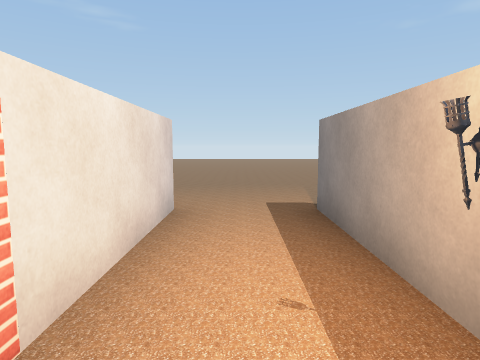
view 1 (above)

16 first-person views from a walk through a scene from a Unity 3-D project. The camera is 1.4 m above the floor, tilts 6° down and sees 75° across. Doors are open. The floor is counted in squares, 2 m on a side. Each view is taken from the middle of a square. On the plan, view 1 faces up. The plan holds only what a view shows up to about 10 squares ahead; the rest is blank. The place goes on beyond the plan. The player is left out. Some surface patterns are stand-ins.

view 2
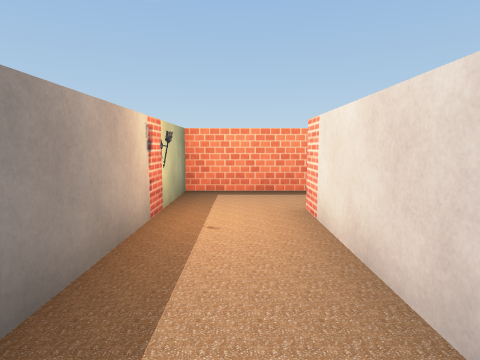

view 3
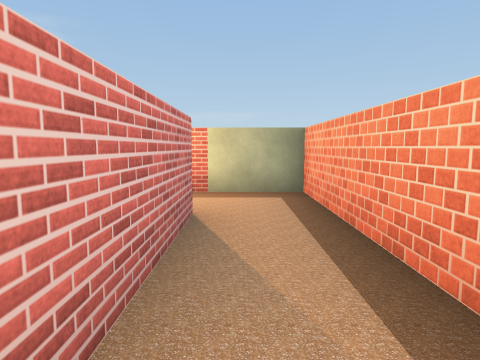

view 4
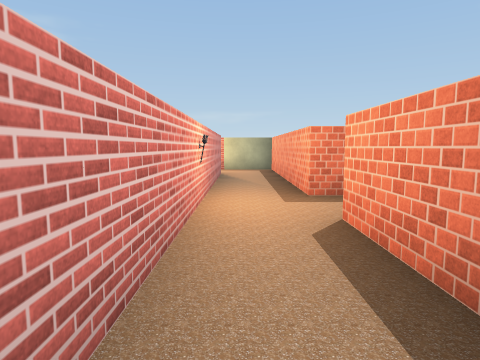

view 5
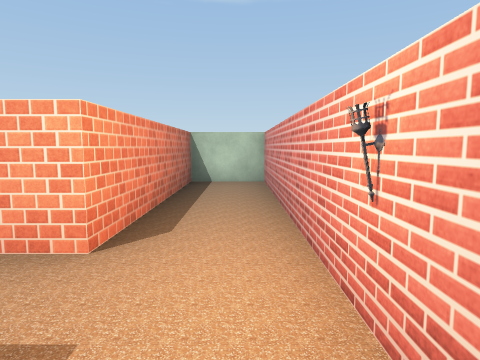

view 6
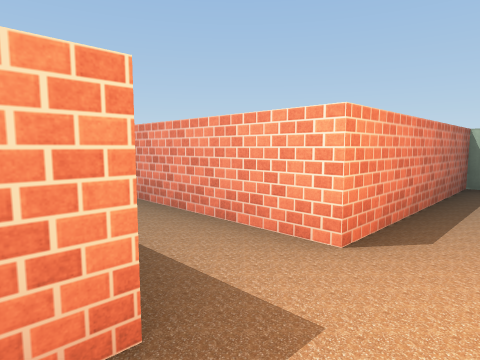

view 7
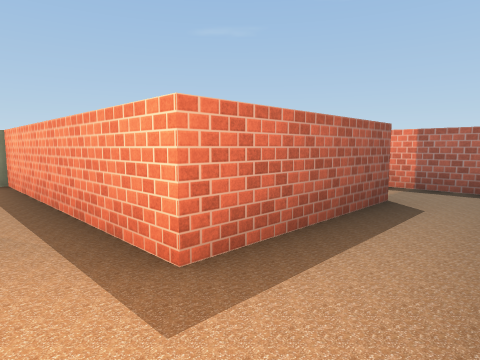

view 8
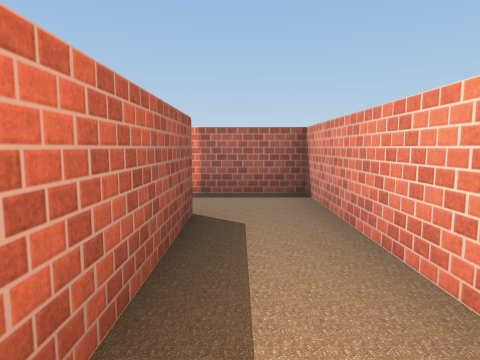

view 9
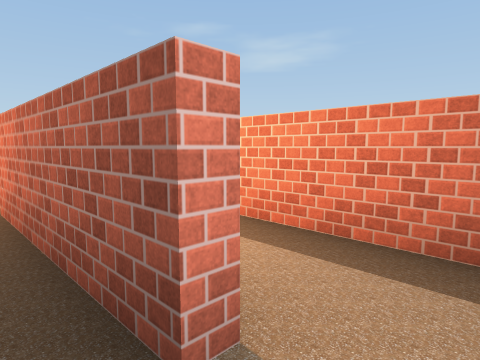

view 10
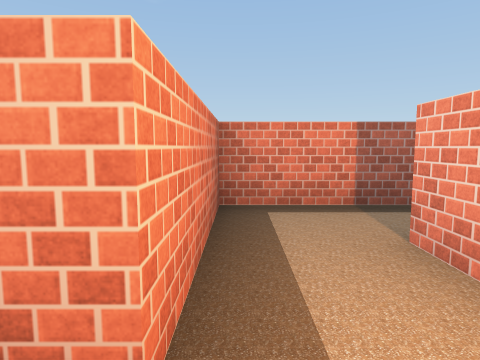

view 11
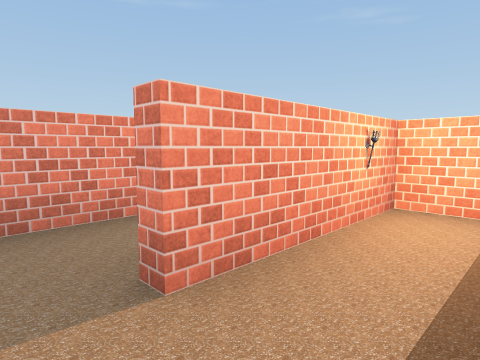

view 12
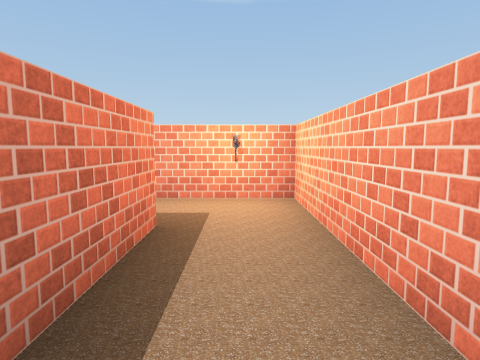

view 13
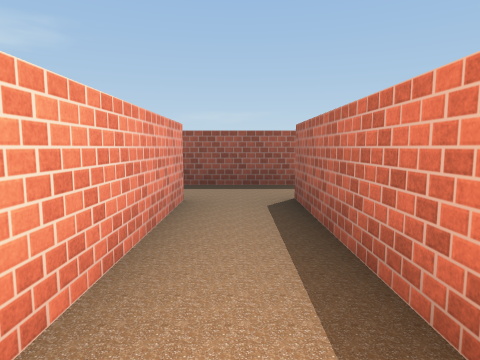

view 14
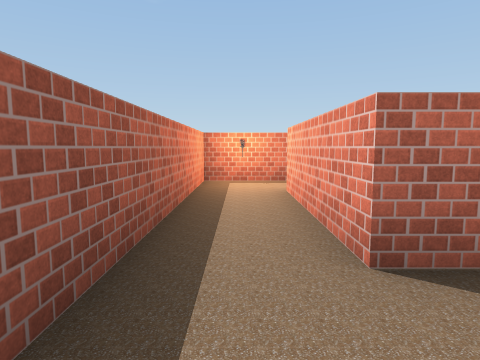

view 15
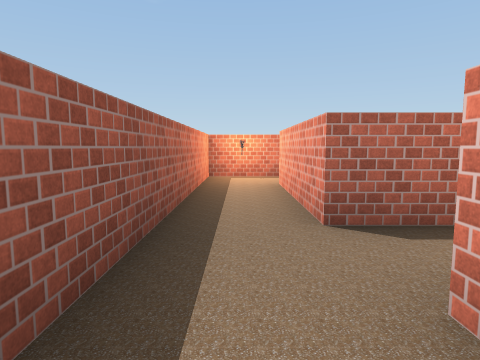

view 16
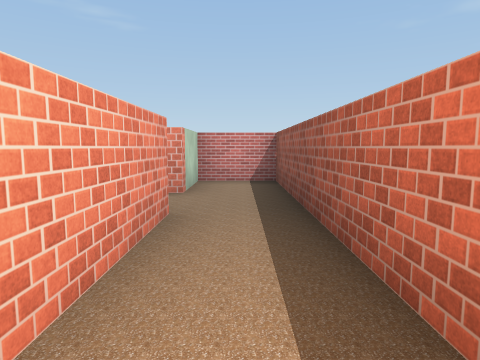

### Floor plan
Points are (right, up) in squares from view 1. A wall is a line through its corners. A room is listed if a view was taken in it or the views show most of it. See-through windows are left out.
Room 1 (views 1, 3, 4, 5, 6, 7, 8)
walls: (-4.5, -1) (0.9, -1) (0.9, 2); (-0.7, 2) (-0.7, 0.5) (-9.5, 0.5); (-8.5, -1) (-6, -1)
ways out: open door at (0, 2) to room 2; opening at (-5, -1) to room 6
objects: other object (-5, 0); other object (1, 1)
Room 2 (view 2)
walls: (0.9, 2) (0.9, 3.5); (-0.7, 3.5) (-0.7, 2)
ways out: open door at (0, 2) to room 1; opening at (-1, 4)
Room 3 (view 9)
walls: (-6, -4.6) (-6, -5.8) (-2.7, -5.8)
ways out: opening at (-4, -5) to room 5; opening at (-5, -3.5) to room 6
Room 4 (views 10, 12, 13, 14, 15, 16)
walls: (-2.7, -4.5) (-2.7, -2.8) (1.3, -2.8) (1.3, -6); (-4.2, -2.5) (-4.2, -4.2); (1, -7.5) (2.7, -7.5) (2.7, 0.5) (1.3, 0.5) (1.3, -1.2) (-4.2, -1.2)
ways out: opening at (-3, -3.5) to room 5
Room 5 (view 11)
walls: (-2.7, -5.8) (-2.7, -4.5)
ways out: opening at (-4, -5) to room 3; opening at (-3, -3.5) to room 4
Room 6 (no view inside)
walls: (-4.5, -4.4) (-4.5, -1); (-4.2, -1.2) (-4.2, -2.5); (-6, -1) (-6, -4.6)
ways out: opening at (-5, -1) to room 1; opening at (-5, -3.5) to room 3

Where each view was taken, in squares from view 1:
view 1: 0 up, 0 right, facing up
view 2: 4 up, 0 right, facing down
view 3: 0 up, 4 left, facing right
view 4: 0 up, 9 left, facing right
view 5: 0 up, 4 left, facing left
view 6: 0 up, 4 left, facing down-left
view 7: 0 up, 6 left, facing down-right
view 8: 1 down, 5 left, facing down
view 9: 5 down, 5 left, facing up-right
view 10: 2 down, 3 left, facing down
view 11: 5 down, 3 left, facing up-left
view 12: 2 down, 0 right, facing left
view 13: 2 down, 3 left, facing right
view 14: 1 down, 2 right, facing down
view 15: 0 up, 2 right, facing down
view 16: 6 down, 2 right, facing up
